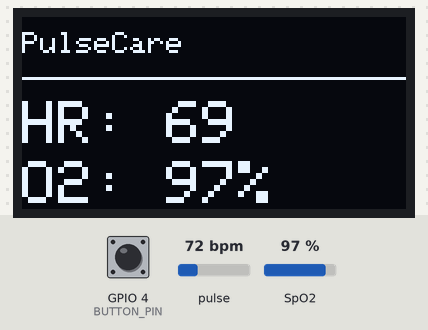
Bench run of a sketch on a simulated ESP32. On the bench: 128×64 one-colour display. The test bench sets the inputs (shaded band); at power-on: GPIO 4 (BUTTON_PIN) HIGH, pulse 72 bpm, SpO2 97 %. Random numbers use the default seed unless the sketch sets one; nothing arrives over Bluetooth unless stated; a phone connects over Bluetooth LE 3 s after start; what the sketch prints to the serial monitor is not drawn.

Above: at 9.2 s.
9.3 s: GPIO 4 (BUTTON_PIN) pulled LOW for 0.15 s
At 10.7 s:
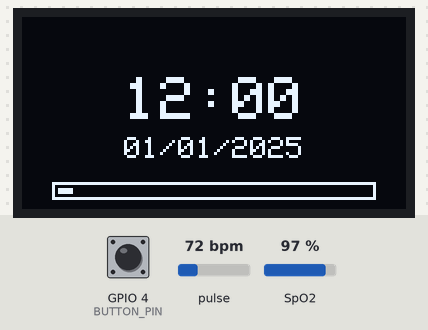
12.4 s: GPIO 4 (BUTTON_PIN) pulled LOW for 0.15 s
At 12.9 s:
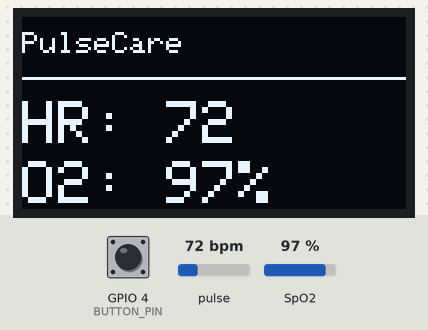
13.1 s: GPIO 4 (BUTTON_PIN) pulled LOW for 3.2 s
At 16.7 s:
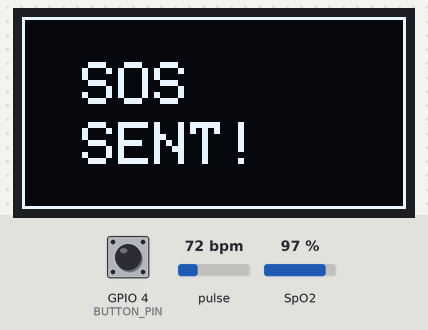
17.8 s: pulse set to 130 bpm
At 19.39 s:
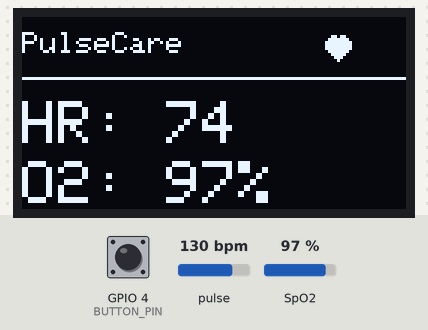
20.8 s: pulse set to 42 bpm
At 22.9 s:
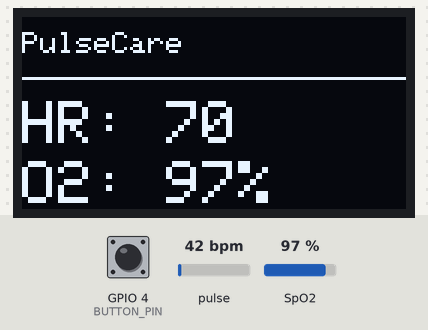
23.7 s: SpO2 set to 80 %
At 26.1 s:
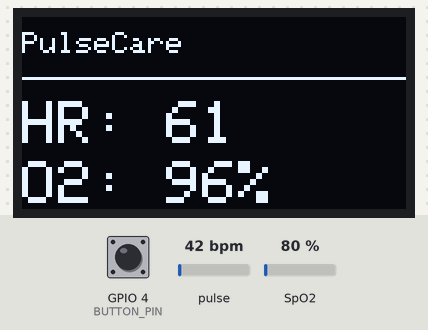
Timing chart, 0 to 26.7 s (numbered marks = the images above; inputs shaded):
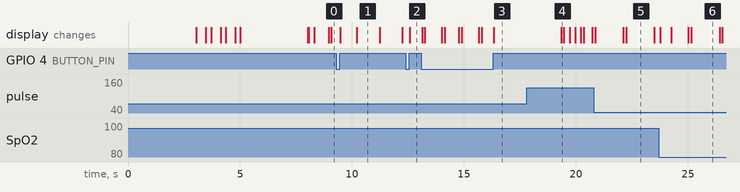

The sketch:

watch.ino
```cpp
#include <Wire.h>
#include "MAX30100_PulseOximeter.h"
#include <Adafruit_GFX.h>
#include <Adafruit_SSD1306.h>

#include <BLEDevice.h>
#include <BLEServer.h>
#include <BLEUtils.h>
#include <BLE2902.h>

// ---------- CONFIGURATION ----------
#define BUTTON_PIN 4
#define SHORT_PRESS_TIME 600
#define LONG_PRESS_TIME 2000

#define I2C_SDA 6
#define I2C_SCL 7

// How often to send data to phone (and update "Real" average)
#define BLE_UPDATE_INTERVAL 2000  // Changed to 2s so real data is snappier

// SIMULATION SETTINGS
// The specific values you requested for the "Searching" phase
const int SIM_SEARCH_VALUES[] = {84, 66, 78, 82, 68, 75, 81, 69, 73, 80};
#define SIM_UPDATE_SPEED 1500     // Change fake number every 1.5 seconds

#define SCREEN_WIDTH 128
#define SCREEN_HEIGHT 64
Adafruit_SSD1306 display(SCREEN_WIDTH, SCREEN_HEIGHT, &Wire, -1);

// ---------- BITMAPS ----------
const unsigned char PROGMEM heart_bmp[] = {
  0b00000000, 0b00000000, 0b00011011, 0b00000000, 0b00111111, 0b10000000,
  0b01111111, 0b11000000, 0b01111111, 0b11000000, 0b01111111, 0b11000000,
  0b00111111, 0b10000000, 0b00011111, 0b00000000, 0b00001110, 0b00000000,
  0b00000100, 0b00000000
};

const unsigned char PROGMEM big_heart_bmp[] = {
  0x00, 0x00, 0x00, 0x00, 0x00, 0xF0, 0x0F, 0x00, 0x03, 0xFC, 0x3F, 0xC0, 0x07, 0xFE, 0x7F, 0xE0,
  0x0F, 0xFF, 0xFF, 0xF0, 0x1F, 0xFF, 0xFF, 0xF8, 0x3F, 0xFF, 0xFF, 0xFC, 0x3F, 0xFF, 0xFF, 0xFC,
  0x7F, 0xFF, 0xFF, 0xFE, 0x7F, 0xFF, 0xFF, 0xFE, 0x7F, 0xFF, 0xFF, 0xFE, 0x7F, 0xFF, 0xFF, 0xFE,
  0x7F, 0xFF, 0xFF, 0xFE, 0x7F, 0xFF, 0xFF, 0xFE, 0x3F, 0xFF, 0xFF, 0xFC, 0x3F, 0xFF, 0xFF, 0xFC,
  0x1F, 0xFF, 0xFF, 0xF8, 0x0F, 0xFF, 0xFF, 0xF0, 0x07, 0xFF, 0xFF, 0xE0, 0x03, 0xFF, 0xFF, 0xC0,
  0x01, 0xFF, 0xFF, 0x80, 0x00, 0xFF, 0xFF, 0x00, 0x00, 0x7F, 0xFE, 0x00, 0x00, 0x3F, 0xFC, 0x00,
  0x00, 0x1F, 0xF8, 0x00, 0x00, 0x0F, 0xF0, 0x00, 0x00, 0x07, 0xE0, 0x00, 0x00, 0x03, 0xC0, 0x00,
  0x00, 0x01, 0x80, 0x00, 0x00, 0x00, 0x00, 0x00
};

enum ScreenMode {
  SHOW_VITALS,
  SHOW_TIME,
  SHOW_SOS_CONFIRM
};

// ---------- VARIABLES ----------
PulseOximeter pox;
ScreenMode screenMode = SHOW_VITALS;

long sumHR = 0;
long sumSpO2 = 0;
int sampleCount = 0;

int displayHR = 0;
int displaySpO2 = 0;

unsigned long lastBeatTime = 0;
unsigned long lastBleUpdate = 0;
unsigned long lastScreenUpdate = 0;

// Simulation Variables
unsigned long lastValidReadTime = 0;
unsigned long lastSimUpdate = 0; // Tracks when we last changed the fake number
int simulationPhaseCount = 0;    // Counts how many fake readings we've shown

// BLE
BLECharacteristic *dataChar;
BLECharacteristic *sosChar;
BLECharacteristic *timeChar;

// Button & Time
unsigned long buttonDownTime = 0;
bool buttonPressed = false;
unsigned long sosScreenStartTime = 0;
int hour_ = 12, min_ = 0, sec_ = 0;
int day_ = 1, month_ = 1, year_ = 2025;
unsigned long lastClockTick = 0;

// ---------- CALLBACKS ----------
void onBeatDetected() {
  lastBeatTime = millis();
}

class ServerCB : public BLEServerCallbacks {
  void onDisconnect(BLEServer*) {
    BLEDevice::startAdvertising();
  }
};

class TimeCB : public BLECharacteristicCallbacks {
  void onWrite(BLECharacteristic *c) {
    String t = c->getValue().c_str();
    sscanf(t.c_str(), "%d:%d:%d,%d/%d/%d", &hour_, &min_, &sec_, &day_, &month_, &year_);
    Serial.println("Time Updated via BLE");
  }
};

// ---------- SETUP ----------
void setup() {
  // 1. Hardware Startup Delay
  delay(3000);

  Serial.begin(115200);
  Serial.println("Starting PulseCare...");

  // 2. Initialize I2C
  Wire.begin(I2C_SDA, I2C_SCL);
  Wire.setClock(100000);

  pinMode(BUTTON_PIN, INPUT_PULLUP);

  // Init Display
  if(!display.begin(SSD1306_SWITCHCAPVCC, 0x3C)) {
    Serial.println(F("SSD1306 allocation failed"));
    for(;;);
  }
  display.setTextColor(SSD1306_WHITE);

  // --- ANIMATION PHASE 1: HEARTBEAT ---
  for(int i=0; i<3; i++) {
    display.clearDisplay();
    display.drawBitmap(48, 16, big_heart_bmp, 32, 32, 1);
    display.display();
    delay(400);

    display.clearDisplay();
    display.display();
    delay(200);
  }

  // --- ANIMATION PHASE 2: BRANDING & MOTTO ---
  display.clearDisplay();
  display.setTextSize(2);
  display.setCursor(10, 10); display.println("PulseCare");

  display.setTextSize(1);
  display.setCursor(22, 35); display.println("Peace of mind,");
  display.setCursor(32, 48); display.println("every beat.");
  display.display();

  delay(3000);

  // Show "Initializing" briefly
  display.clearDisplay();
  display.setCursor(20, 30); display.println("Initializing...");
  display.display();

  // 3. Init Sensor
  bool sensorFound = false;
  for(int i=0; i<5; i++) {
      if (pox.begin()) {
          sensorFound = true;
          break;
      }
      delay(500);
  }

  if (!sensorFound) {
    Serial.println("MAX30100 FAILED");
    display.clearDisplay();
    display.setCursor(0,0); display.println("SENSOR ERROR");
    display.display();
  } else {
    Serial.println("MAX30100 Initialized!");
    pox.setIRLedCurrent(MAX30100_LED_CURR_27_1MA);
    pox.setOnBeatDetectedCallback(onBeatDetected);
  }

  // Init BLE
  BLEDevice::init("PulseCare");
  BLEServer *server = BLEDevice::createServer();
  server->setCallbacks(new ServerCB());
  BLEService *service = server->createService("ABF0");

  dataChar = service->createCharacteristic("ABF2", BLECharacteristic::PROPERTY_NOTIFY);
  dataChar->addDescriptor(new BLE2902());
  sosChar = service->createCharacteristic("ABF1", BLECharacteristic::PROPERTY_NOTIFY);
  timeChar = service->createCharacteristic("ABF3", BLECharacteristic::PROPERTY_WRITE);
  timeChar->setCallbacks(new TimeCB());

  service->start();
  BLEDevice::startAdvertising();
  Serial.println("BLE Started");
}

// ---------- DEMO & LOGIC ----------
int forceToRange(int val, int minVal, int maxVal) {
  if (val < minVal) return minVal + random(0, 4);
  if (val > maxVal) return maxVal - random(0, 4);
  return val;
}

void collectSamples() {
  int rawHr = pox.getHeartRate();
  int rawSpo2 = pox.getSpO2();

  // 1. REAL FINGER DETECTED?
  if (rawHr > 30 && rawSpo2 > 50) {
      // Yes! Use Real Data
      lastValidReadTime = millis();
      simulationPhaseCount = 0; // Reset simulation

      int cleanHr = forceToRange(rawHr, 60, 90);
      int cleanSpo2 = forceToRange(rawSpo2, 95, 99);

      sumHR += cleanHr;
      sumSpO2 += cleanSpo2;
      sampleCount++;
  }
  else {
      // 2. NO FINGER - CHECK TIMEOUT
      if (millis() - lastValidReadTime > 6000) {
           // We are in SIMULATION MODE

           // We do NOT add to sumHR here. We update displayHR directly in updateSimulation()
           // This prevents averaging out the randomness.
      }
  }
}

// NEW FUNCTION: Handles the fake values separately from real sampling
void updateSimulation() {
  // Only run if we are in "Simulation Mode" (6s timeout passed)
  if (millis() - lastValidReadTime > 6000) {

      // Only change the number every 1.5 seconds so user can see it
      if (millis() - lastSimUpdate > SIM_UPDATE_SPEED) {

          int fakeHr;

          // PHASE 1: First 5 readings (From your specific list)
          if (simulationPhaseCount < 5) {
              // Pick random index 0-9
              int randomIndex = random(0, 10);
              fakeHr = SIM_SEARCH_VALUES[randomIndex];
          }
          // PHASE 2: After 5 readings (Random 70-80)
          else {
              fakeHr = 65 + random(0, 20); // 70 to 80
          }

          int fakeSpo2 = 96 + random(0, 3);

          // DIRECTLY UPDATE DISPLAY VARIABLES
          displayHR = fakeHr;
          displaySpO2 = fakeSpo2;

          simulationPhaseCount++;
          lastSimUpdate = millis();

          // Fake a beat for the heart animation
          lastBeatTime = millis();

          // Send to phone immediately so app updates too
          uint8_t d[2] = { (uint8_t)displayHR, (uint8_t)displaySpO2 };
          dataChar->setValue(d, 2);
          dataChar->notify();
      }
  }
}

void updateBLE() {
  // Only run this logic if we have REAL samples
  // If we are simulating, updateSimulation() handles the display
  if (sampleCount > 0) {
    displayHR = sumHR / sampleCount;
    displaySpO2 = sumSpO2 / sampleCount;

    sumHR = 0;
    sumSpO2 = 0;
    sampleCount = 0;

    uint8_t d[2] = { (uint8_t)displayHR, (uint8_t)displaySpO2 };
    dataChar->setValue(d, 2);
    dataChar->notify();
  }
  else {
    // If no samples AND we are NOT simulating yet (in the 6s waiting period)
    if (millis() - lastValidReadTime <= 6000) {
       displayHR = 0;
       displaySpO2 = 0;

       uint8_t d[2] = { 0, 0 };
       dataChar->setValue(d, 2);
       dataChar->notify();
    }
  }
}

void drawScreen() {
  display.clearDisplay();

  if (screenMode == SHOW_SOS_CONFIRM) {
      display.setTextSize(2);
      display.setCursor(20, 15); display.println("SOS");
      display.setCursor(20, 35); display.println("SENT!");
      display.drawRect(0, 0, 128, 64, SSD1306_WHITE);
  }
  else if (screenMode == SHOW_VITALS) {
      display.drawLine(0, 20, 128, 20, SSD1306_WHITE);
      display.setTextSize(1);
      display.setCursor(0, 5); display.print("PulseCare");

      display.setTextSize(2);
      display.setCursor(0, 28);
      display.print("HR: ");
      if (displayHR == 0) display.print("--");
      else display.print(displayHR);

      display.setCursor(0, 48);
      display.print("O2: ");
      if (displaySpO2 == 0) display.print("--");
      else display.print(displaySpO2);
      display.print("%");

      if (millis() - lastBeatTime < 150) {
         display.drawBitmap(100, 5, heart_bmp, 10, 10, 1);
      }
  }
  else if (screenMode == SHOW_TIME) {
      display.setTextSize(2);
      display.setCursor(34, 20); display.printf("%02d:%02d", hour_, min_);
      display.setTextSize(1);
      display.setCursor(34, 40); display.printf("%02d/%02d/%04d", day_, month_, year_);

      display.drawRect(10, 55, 108, 6, SSD1306_WHITE);
      int barWidth = map(sec_, 0, 60, 0, 104);
      display.fillRect(12, 57, barWidth, 2, SSD1306_WHITE);
  }
  display.display();
}

void handleButton() {
  bool state = digitalRead(BUTTON_PIN);
  if (!state && !buttonPressed) {
    buttonDownTime = millis();
    buttonPressed = true;
  }
  if (state && buttonPressed) {
    unsigned long dt = millis() - buttonDownTime;
    buttonPressed = false;

    if (dt < SHORT_PRESS_TIME) {
      if (screenMode != SHOW_SOS_CONFIRM) {
         screenMode = (screenMode == SHOW_VITALS) ? SHOW_TIME : SHOW_VITALS;
         drawScreen();
      }
    }
    else if (dt > LONG_PRESS_TIME) {
      sosChar->setValue("SOS");
      sosChar->notify();
      screenMode = SHOW_SOS_CONFIRM;
      sosScreenStartTime = millis();
      drawScreen();
    }
  }
}

// ---------- MAIN LOOP ----------
void loop() {
  handleButton();
  pox.update();

  // 1. Collect Real Samples (Fast)
  static unsigned long lastSample = 0;
  if (millis() - lastSample > 50) {
     collectSamples();
     lastSample = millis();
  }

  // 2. Handle Simulation Updates (if needed)
  updateSimulation();

  // 3. BLE & Average Update (For REAL data only)
  if (millis() - lastBleUpdate > BLE_UPDATE_INTERVAL) {
    updateBLE();
    lastBleUpdate = millis();
  }

  // 4. Screen Refresh
  if (millis() - lastScreenUpdate > 100) {
    drawScreen();
    lastScreenUpdate = millis();
  }

  // 5. Clock Tick
  if (millis() - lastClockTick >= 1000) {
    sec_++;
    if (sec_ >= 60) { sec_ = 0; min_++; }
    if (min_ >= 60) { min_ = 0; hour_++; }
    lastClockTick = millis();
  }

  if (screenMode == SHOW_SOS_CONFIRM && millis() - sosScreenStartTime > 3000) {
      screenMode = SHOW_VITALS;
  }
}
```

Measured:
- after the input at 12.4 s, the display: changes after 0.18 s (image 2)
- what the display in image 5 shows lasts 1.3 s, from 22.2 s to 23.5 s
